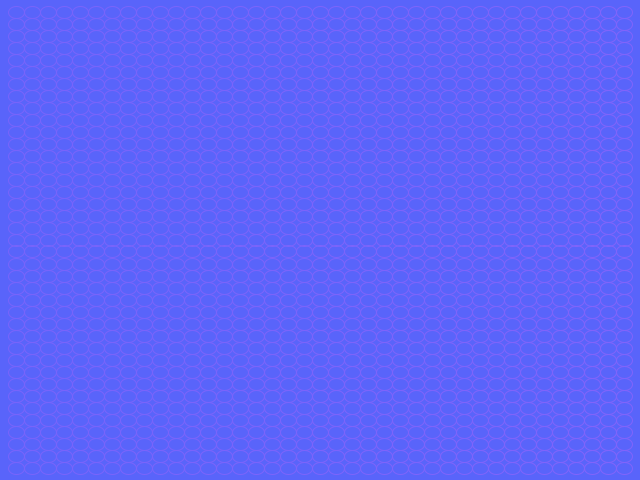
Frame 1 (no input)
Frame 60 (the mouse pressed at the canvas centre just before this capture): identical to frame 1, image omitted
Frame 120 (the mouse held since frame 60 and released just before this capture): identical to frame 1, image omitted

The Processing sketch that drew this single still picture (run headless with seeded random() and noise(); from frame 60 on, the mouse is pressed at the canvas centre):

// Processing sketch: processing_11960
// ── processing_11960.pde

/*
  Patern 2: Regular grid using a for loop
 */

float objectSize = 40;
int heightCount = 40;
int widthCount = 40;

void setup() {
  size(640, 480);
  smooth();
  
  drawGrid();

}

void draw() {
  //nothing to do here right now 
}

void drawGrid() {
  background(map(0, -49, widthCount + heightCount, 0, 235), 100, 250);
  noFill();
  //fill(128);
  
  for (int j = 1; j < heightCount; j = j + 1) {
    for (int i = 1; i < widthCount; i = i + 1) {
      stroke(map(i+i,0, width, 120, 200), 100, 250);
      ellipse(map(i, 0, widthCount, 0, width),
              map(j, 0, heightCount, 0, height),
              width / widthCount, height / heightCount);
    }
  }
}

void mouseMoved() {
  widthCount = floor(map( mouseX, 0, width, 0, 60));
  heightCount = floor(map( mouseY, 0, height, 0, 40));
  drawGrid();
 
}
